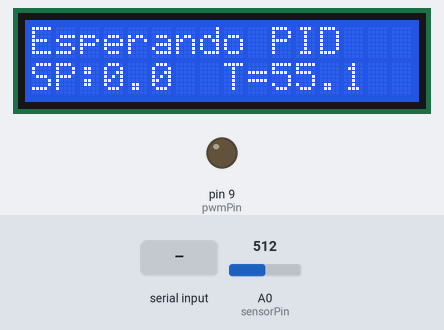
A sketch run on a simulated Arduino Uno, built with avr-gcc and run on an emulated ATmega328P. On the bench: 16×2 character LCD, output pins drawn as LEDs (lit = HIGH). Inputs (shaded band) come from the test bench; at power-on: A0 (sensorPin) = 512. What the sketch prints to the serial monitor is not drawn.

Above: at 2.2 s.
2.3 s: "1\n" received over Serial
At 3.5 s:
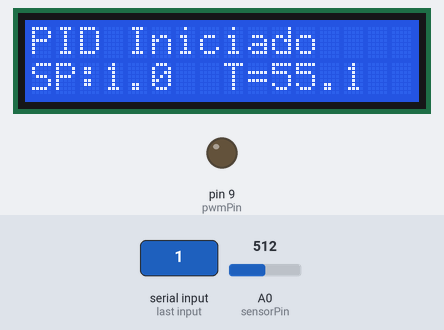
3.8 s: A0 (sensorPin) set to 922
At 4.5 s:
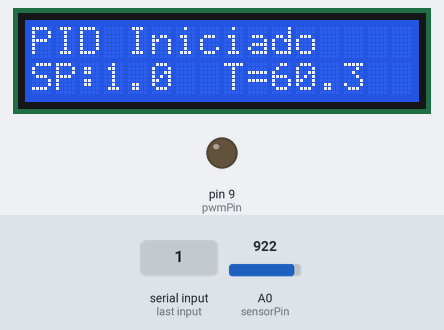
6.8 s: A0 (sensorPin) set to 941
8.3 s: "0\n" received over Serial
At 8.7 s:
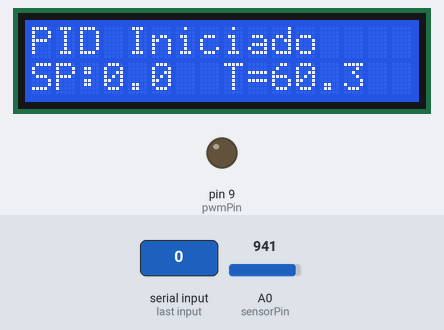
Timing chart, 0 to 10.9 s (numbered marks = the images above; inputs shaded):
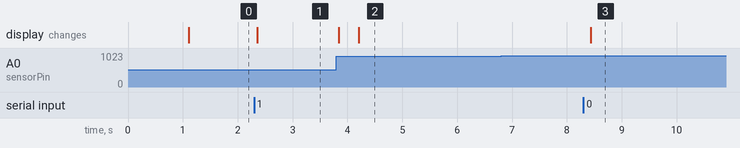

Measured:
- after the input at 2.3 s, the display: changes after 0.06 s (image 1)
- after the input at 3.8 s, the display: first changes at once (image 2 shows a later state)
- after the input at 6.8 s, every drawn part: stays the same
- after the input at 8.3 s, the display: changes after 0.14 s (image 3)

The sketch:

Arduino.ino
```cpp
#include <Wire.h>
#include <LiquidCrystal_I2C.h>

LiquidCrystal_I2C lcd(0x27, 16, 2);
const int sensorPin = A0;
const int pwmPin = 9;
double setpoint = 0;
double Kp = 17.92, Ti = 333.4, Td = 0.007338;
double Ki, Kd;
const double T = 0.1;
double input, output, prevError = 0, integral = 0;
const int filterSize = 25;
double filterBuffer[filterSize];
int filterIndex = 0;
bool filterReady = false;
bool pidActive = false;
double previousAverage = 0;

const double pwmMax = 255.0;

unsigned long startTime;

void setup() {
    pinMode(pwmPin, OUTPUT);
    Serial.begin(9600);
    analogReference(INTERNAL);
    lcd.init();
    lcd.backlight();
    lcd.clear();
    lcd.setCursor(0, 0);
    lcd.print("Esperando PID");

    delay(1000);

    int raw = analogRead(sensorPin);
    input = (raw * 1.1 / 1023.0) * 100.0;
    previousAverage = input;

    startTime = millis();

    Serial.print(millis());
    Serial.print(",");
    Serial.print(setpoint);
    Serial.print(",");
    Serial.println(input);
}

void loop() {
    if (Serial.available() > 0) {
        String data = Serial.readStringUntil('\n');
        int comma1 = data.indexOf(',');
        int comma2 = data.indexOf(',', comma1 + 1);
        int comma3 = data.indexOf(',', comma2 + 1);

        String setpointStr = data.substring(0, comma1);
        String KpStr = data.substring(comma1 + 1, comma2);
        String TiStr = data.substring(comma2 + 1, comma3);
        String TdStr = data.substring(comma3 + 1);

        setpoint = setpointStr.toDouble();
        Kp = KpStr.toDouble();
        Ti = TiStr.toDouble();
        Td = TdStr.toDouble();

        Ki = Kp / Ti;
        Kd = Kp * Td;
        pidActive = true;
        lcd.clear();
        lcd.setCursor(0, 0);
        lcd.print("PID Iniciado");
    }

    int raw = analogRead(sensorPin);
    input = (raw * 1.1 / 1023.0) * 100.0;

    bool accepted = false;
    if (abs(input - previousAverage) <= 2.0) {
        filterBuffer[filterIndex] = input;
        filterIndex = (filterIndex + 1) % filterSize;
        if (filterIndex == 0) filterReady = true;
        accepted = true;
    }

    double filteredInput;
    if (filterReady) {
        filteredInput = 0.0;
        for (int i = 0; i < filterSize; i++) {
            filteredInput += filterBuffer[i];
        }
        filteredInput /= filterSize;
        if (accepted) {
            previousAverage = filteredInput;
        }
    } else {
        filteredInput = input;
        previousAverage = input;
    }

    if (pidActive) {
        double error = setpoint - filteredInput;


        if (error > 25) error = 25;
        if (error < -25) error = -25;

        integral += error * T;
        double derivative = (error - prevError) / T;
        output = Kp * error + Ki * integral + Kd * derivative;

        if (output < 0) output = 0;
        output = constrain(output, 0, pwmMax);
        analogWrite(pwmPin, output);

        prevError = error;
    } else {
        analogWrite(pwmPin, 0);
    }

    // Mostrar SP y temperatura
    lcd.setCursor(0, 1);
    lcd.print("SP:");
    lcd.print(setpoint, 1);
    lcd.print("     ");

    lcd.setCursor(8, 1);
    lcd.print("T=");
    lcd.print(filteredInput, 1);
    lcd.print("     ");


    Serial.print(millis());
    Serial.print(",");
    Serial.print(setpoint);
    Serial.print(",");
    Serial.println(filteredInput);

    delay(100);
}
```
